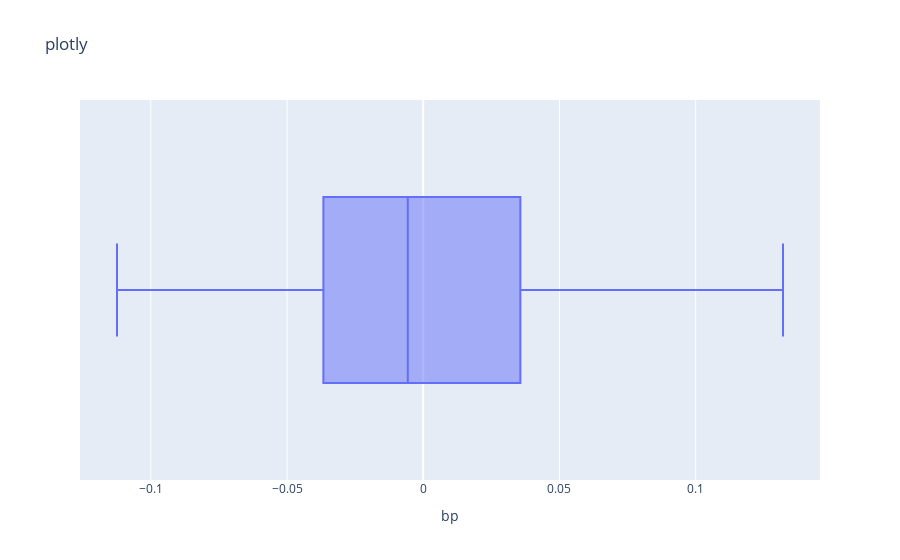

Notebook source saved alongside this figure:
### Code cell
fig = px.box(df, x="bp",title="plotly")
fig.show()

### Figure 1 — Plotly figure (JSON) as saved in the notebook; plotly's stock layout.template omitted (floating-point values rounded to 4 significant figures; data arrays with more than 128 entries replaced by an {"elided": "..."} marker saying what was removed)
{"data": [{"alignmentgroup": "True", "hovertemplate": "bp=%{x}<extra></extra>", "legendgroup": "", "marker": {"color": "#636efa"}, "name": "", "notched": false, "offsetgroup": "", "orientation": "h", "showlegend": false, "type": "box", "x": {"elided": "442 float values"}, "x0": " ", "xaxis": "x", "y0": " ", "yaxis": "y"}], "layout": {"boxmode": "group", "legend": {"tracegroupgap": 0}, "title": {"text": "plotly"}, "xaxis": {"anchor": "y", "domain": [0, 1], "title": {"text": "bp"}}, "yaxis": {"anchor": "x", "domain": [0, 1]}}}
